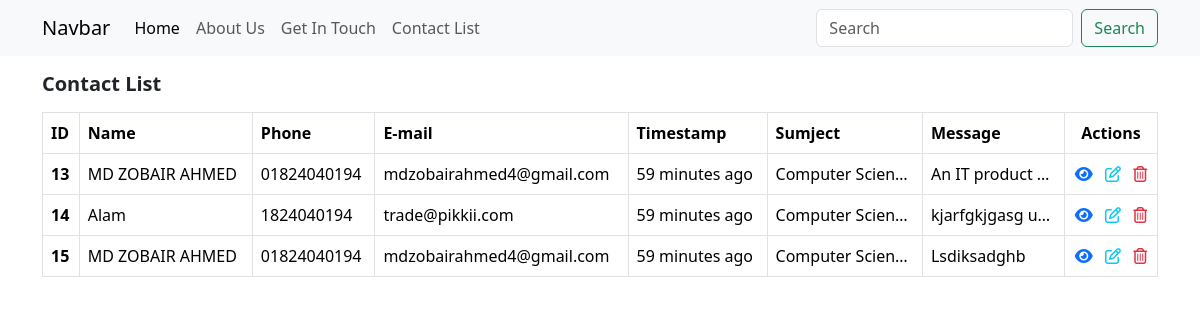
Screenshot of /contact/list/ with the database file from the repository.
### firstapp/models.py (models this page shows, shortened)
class Contact(models.Model):
    name = models.CharField(max_length=255)
    phone = models.CharField(max_length=255)
    email = models.EmailField()
    subject = models.CharField(max_length=255)
    message = models.TextField()
    created_at = models.DateTimeField(default=timezone.now)
    updated_at = models.DateTimeField(auto_now=True)
    class Meta:
        verbose_name = 'Contact'
        verbose_name_plural = 'Contacts'

### firstapp/views.py (the view)
# urls.py: path('contact/list/', views.contact_list, name="contact_list"),
def contact_list(request):
    contacts = Contact.objects.all()
    return render(request, 'contact_list.html', {'contacts':contacts})

### firstapp/templates/contact_list.html (shortened to what this page needs)
{% extends "base.html" %}
{% load static %}
{% load humanize %}
{% block content %}
<section id="contact">
    <div class="container">
        <div class="row justify-content-center align-items-center">
            <div class="col-12 col-md-10 col-lg-12">
                <table class="table table-bordered">
                    <div class="row">
                        <div class="col-4">
                            <h5 class="fw-bolder my-3">Contact List</h5>
                        </div>
                        <div class="col">
                        </div>
                    </div>
                    <thead>
                        <tr class="">
                            <th>ID</th>
                            <th>Name</th>
                            <th>Phone</th>
                            <th>E-mail</th>
                            <th>Timestamp</th>
                            <th>Sumject</th>
                            <th>Message</th>
                            <th class="text-center">Actions</th>
                        </tr>
                    </thead>
                    <tbody>
                        {% for c in contacts %}
                        <tr>
                            <th scope="row">{{ c.pk }}</th>
                            <td>{{ c.name }}</td>
                            <td>{{ c.phone }}</td>
                            <td>{{ c.email }}</td>
                            <td>{{ c.created_at|naturaltime }}</td>
                            <td>{{ c.subject|truncatechars_html:15 }}</td>
                            <td>{{ c.message|truncatechars_html:15 }}</td>
                            <td class="text-center">
                                <a href="{% url 'contact_view' c.pk %}" class="text-primary"><i class="fa-solid fa-eye"></i></a>
                                <a href="{% url 'contact_edit' c.pk %}" class="text-info mx-2"><i class="fa-regular fa-pen-to-square"></i></a>
                                <a href="{% url 'contact_delete' c.pk %}" class="text-danger" ><i class="fa-regular fa-trash-can"></i></a>
                            </td>
                        </tr>
                        {% empty %}
                        <tr>
                            <td colspan="7" class="text-center">No contact data available</td>
                        </tr>
                        {% endfor %}
                    </tbody>
                </table>
            </div>
        </div>
    </div>
</section>
{% endblock content %}

### firstapp/templates/base.html (shortened to what this page needs)
{% load static %}
<!DOCTYPE html>
<html lang="en">
<head>
    <link rel="stylesheet" href= "{% static 'css/bootstrap.min.css' %}">
    <link rel="stylesheet" href="https://cdnjs.cloudflare.com/ajax/libs/font-awesome/6.7.2/css/all.min.css"/>
    <link rel="stylesheet" href="{% static 'css/style.css' %}">
</head>
<body>
    {% include "includes/header.html" %}
    {% block content %}
    {% endblock content %}
</body>
</html>

### firstapp/templates/includes/header.html (shortened to what this page needs)
<nav class="navbar navbar-expand-lg bg-body-tertiary">
    <div class="container">
        <a class="navbar-brand" href="/">Navbar</a>
        <div class="collapse navbar-collapse" id="navbarSupportedContent">
            <ul class="navbar-nav me-auto mb-2 mb-lg-0">
                <li class="nav-item">
                    <a class="nav-link active" aria-current="page" href="/">Home</a>
                </li>
                <li class="nav-item">
                    <a class="nav-link" href="{% url 'about' %}">About Us</a>
                </li>
                <li class="nav-item">
                    <a class="nav-link " href="{% url 'contact' %}">Get In Touch</a>
                </li>
                <li class="nav-item">
                    <a class="nav-link " href="{% url 'contact_list' %}">Contact List</a>
                </li>
            </ul>
            <form class="d-flex" role="search" action="{% url 'contact_search' %}" method="get">
                <input class="form-control me-2" type="search" name="q" placeholder="Search" aria-label="Search" />
                <button class="btn btn-outline-success" type="submit">Search</button>
            </form>
        </div>
    </div>
</nav>

### rows the page displays
Contact: pk "13", name "MD ZOBAIR AHMED", phone "01824040194", email "mdzobairahmed4@gmail.com", created_at "59 minutes ago", subject "Computer Scien…", message "An IT product …"
Contact: pk "14", name "Alam", phone "1824040194", email "trade@pikkii.com", created_at "59 minutes ago", subject "Computer Scien…", message "kjarfgkjgasg u…"
Contact: pk "15", name "MD ZOBAIR AHMED", phone "01824040194", email "mdzobairahmed4@gmail.com", created_at "59 minutes ago", subject "Computer Scien…", message "Lsdiksadghb"
